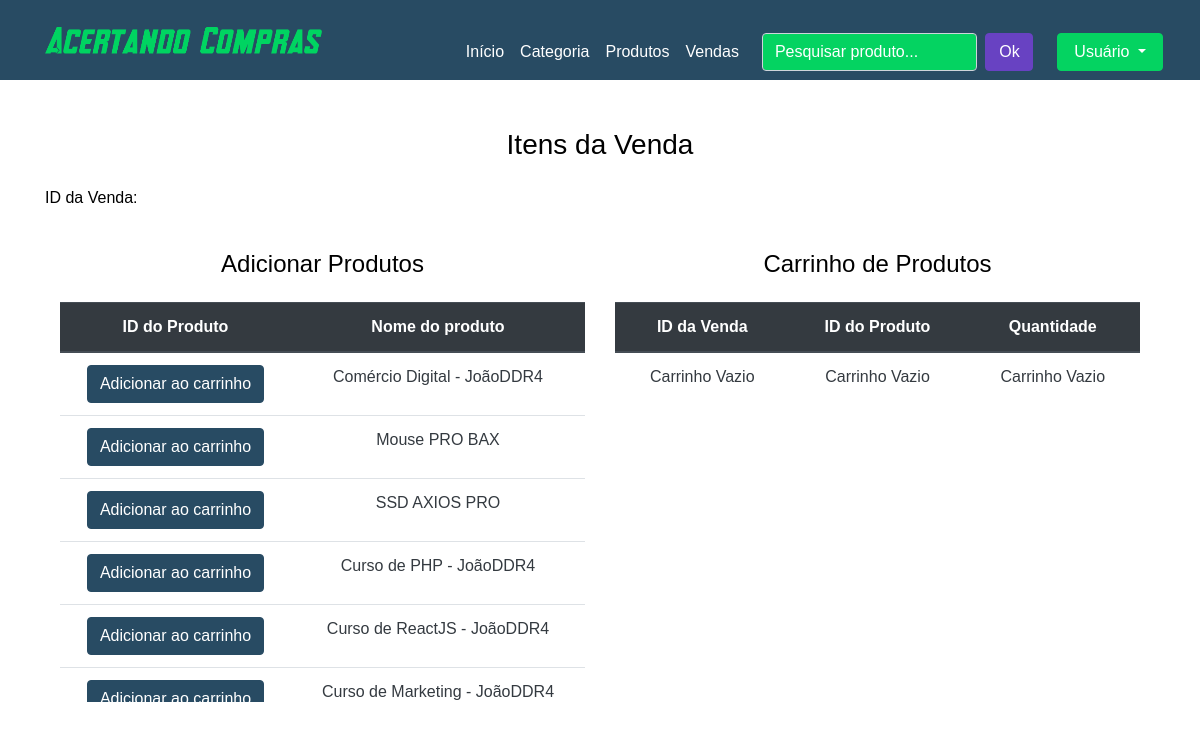
The app's page /index_items_sale.php with its own data.
### tables this page shows
CREATE TABLE `tbl_product` (
  `id_product` int(11) NOT NULL,
  `id_category` int(10) NOT NULL,
  `name_product` varchar(30) NOT NULL,
  `description_product` varchar(120) NOT NULL,
  `value_product` float NOT NULL,
  `stock_product` int(10) NOT NULL
);

### src/index_items_sale.php (the view, shortened to what this page needs)
<?php
if(!isset($_GET['addnew']) && $_GET['addnew'] == "new_sale_c"){
  if(isset($_GET['addnew']) && $_GET['addnew'] == "new_s"){
    $v_id_sale = $_GET['id_sale'];
  }
}else{
  $v_id_sale = $_GET['id_sale'];
}
?>
<?php
  include ("my_heard.php");
?>
<body>
  <div class="container my_container_main mt-5">
    <h3 class="col-sm-12 mt-4 mb-4 text-center">Itens da Venda</h3>
    <div class="d-flex d-inline">
      <?php
        echo '<p class="text-left mr-lg-1">ID da Venda:' . $v_id_sale .'</p>';
      ?>
    </div>
    <div class="container">
      <div class="row">
        <div class="col-lg-6">
          <h4 class="col-sm-12 mt-4 mb-4 text-center">Adicionar Produtos</h4>
          <div class="table-responsive mb-5 my-table-sale-1">
            <table class="table text-center rounded">
              <thead class="thead-dark">
                <tr>
                  <th scope="col">ID do Produto</td>
                  <th scope="col">Nome do produto</td>
                </tr>
              </thead>
              <tbody class="text-dark">
              <?php
                include ('connect_pdo.php');
                $sql_db_p = "SELECT * FROM tbl_product order by id_product ASC";
                $sql_type = $connectiondb_pdo->prepare($sql_db_p);
                $sql_type->execute();
                $fetch = $sql_type->fetchAll();
                foreach($fetch as $data_items){
                  echo '<tr>';
                  echo '<th>' .
                    '<a class="btn btn-my5-color #paypal"
                    href="index_items_sale.php?addnew=new_s&id_sale='.$v_id_sale.'&add=new_trolley&id_product='.$data_items['id_product'].'"
                    >
                      Adicionar ao carrinho
                    </a>'
                  . '</th>';
                  echo '<td>' . $data_items['name_product'] . '</td>';
                  echo '</tr>';
                }
              ?>
              </tbody>
            </table>
          </div>
        </div>
        <div class="col-lg-6 col-sm-12" id="paypal">
          <h4 class="col-sm-12 mt-4 mb-4 text-center">Carrinho de Produtos</h4>
          <div class="table-responsive my-table-sale" id="paypal">
            <table class="table text-center rounded">
              <thead class="thead-dark">
                <tr>
                  <th scope="col">ID da Venda</td>
                  <th scope="col">ID do Produto</td>
                  <th scope="col">Quantidade</td>
                </tr>
              </thead>
              <tbody class="text-dark">
              <?php
                if(count($_SESSION['itens']) == 0){
                  echo '<tr>';
                  echo '<td>Carrinho Vazio</td>';
                  echo '<td>Carrinho Vazio</td>';
                  echo '<td>Carrinho Vazio</td>';
                  echo '</tr>';
                }
              ?>
        </div>
      </div>
    </div>
  </div>
</body>

### records on screen
tbl_product: name_product "Comércio Digital - JoãoDDR4"
tbl_product: name_product "Mouse PRO BAX"
tbl_product: name_product "SSD AXIOS PRO"
tbl_product: name_product "Curso de PHP - JoãoDDR4"
tbl_product: name_product "Curso de ReactJS - JoãoDDR4"
tbl_product: name_product "Curso de Marketing - JoãoDDR4"
